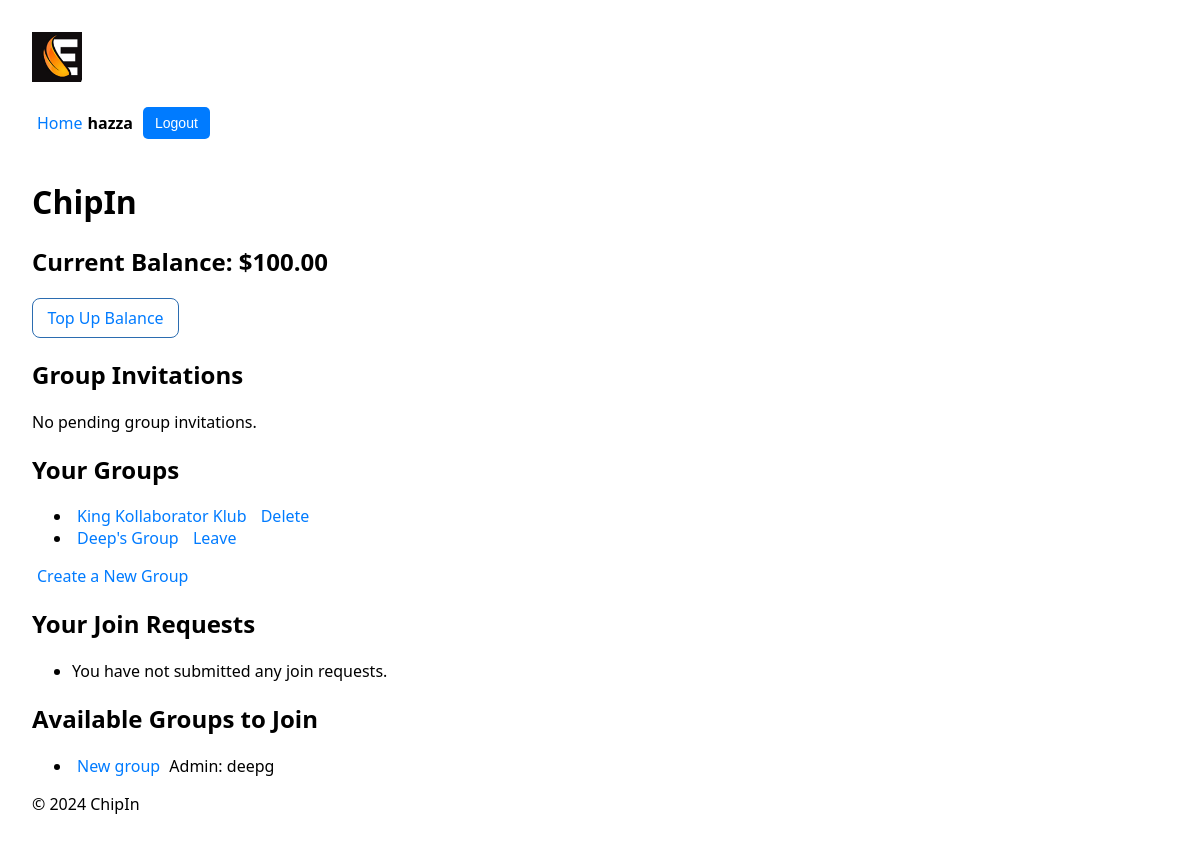
/chipin/ (signed in), run on the app's committed database.
### users/models.py (models this page shows, shortened)
class Profile(models.Model):
    user = models.OneToOneField(User, on_delete=models.CASCADE, related_name="profile")
    nickname = models.CharField(max_length=30, unique=True)
    max_spend = models.DecimalField(max_digits=10, decimal_places=2, default=100.00)  # Max spend for each event
    balance = models.DecimalField(max_digits=10, decimal_places=2, default=100.00)  # User's current balance

### chipin/models.py (models this page shows, shortened)
class Group(models.Model):
    name = models.CharField(max_length=100)
    admin = models.ForeignKey(User, related_name='admin_groups', on_delete=models.CASCADE)
    members = models.ManyToManyField(User, related_name='group_memberships', blank=True)
    invited_users = models.ManyToManyField(User, related_name='pending_invitations', blank=True)

### chipin/views.py (the view)
# urls.py: path("", views.home, name="home"),
@login_required
def home(request):
    user = request.user
    pending_invitations = user.pending_invitations.all()  # Get pending group invitations for the current user
    user_groups = user.group_memberships.all()  # Get groups the user is a member of
    user_join_requests = GroupJoinRequest.objects.filter(user=user)  # Get join requests sent by the user
    available_groups = Group.objects.exclude(members=user).exclude(join_requests__user=user)  # Get groups the user is not a member of and has not requested to join
    context = {
        'pending_invitations': pending_invitations,
        'user_groups': user_groups,
        'user_join_requests': user_join_requests,
        'available_groups': available_groups,
        'balance': user.profile.balance,  # Add the user's current balance
    }
    return render(request, 'chipin/home.html', context)

### chipin/context_processors.py (called while the page is built)
def user_profile(request):
    if request.user.is_authenticated:
        try:
            return {'nickname': request.user.profile.nickname}
        except Profile.DoesNotExist:
            return {'nickname': request.user.username}  # Fallback to username if no profile exists
    return {}

### chipin/templates/chipin/home.html (shortened to what this page needs)
{% extends 'chipin/base.html' %}
{% load static %}
{% block content %}
    <h1>ChipIn</h1>
    <div class="balance-section">
        <h2>Current Balance: ${{ balance }}</h2>
        <a href="{% url 'chipin:top_up_balance' %}" class="btn btn-primary">Top Up Balance</a>
    </div>
    <h2>Group Invitations</h2>
    <div class="invitation-notification">
        {% if pending_invitations %}
            <ul>
                {% for group in pending_invitations %}
                    <li>
                        You have been invited to join <strong>{{ group.name }}</strong>.
                        <a href="{% url 'chipin:accept_invite' group.id %}?user_id={{ request.user.id }}">Accept</a> |
                        <a href="{% url 'chipin:reject_invite' group.id %}" style="color: red;">Reject</a>
                    </li>
                {% empty %}
                    <li>No pending group invitations.</li>
                {% endfor %}
            </ul>
        {% else %}
            <p>No pending group invitations.</p>
        {% endif %}
    </div>
    <h2>Your Groups</h2>
    <ul>
        {% for group in user.group_memberships.all %}
        <li>
            <a href="{% url 'chipin:group_detail' group.id %}">{{ group.name }}</a>
            {% if group.admin == request.user %}
                <a href="{% url 'chipin:delete_group' group.id %}" onclick="return confirm('Are you sure you want to delete this group?');">Delete</a>
            {% else %}
                <a href="{% url 'chipin:leave_group' group.id %}" onclick="return confirm('Are you sure you want to leave this group?');">Leave</a>
            {% endif %}
        </li>
        {% empty %}
        <li>You are not a member of any group yet.</li>
        {% endfor %}
    </ul>
    <a href="{% url 'chipin:create_group' %}">Create a New Group</a>
    <h2>Your Join Requests</h2>
    <ul>
        {% for join_request in user_join_requests %}
        <li>
            You requested to join <strong>{{ join_request.group.name }}</strong> on {{ join_request.created_at }}.
            <a href="{% url 'chipin:delete_join_request' join_request.id %}" onclick="return confirm('Are you sure you want to delete this join request?');">Delete</a>
        </li>
        {% empty %}
        <li>You have not submitted any join requests.</li>
        {% endfor %}
    </ul>
    <h2>Available Groups to Join</h2>
    <ul>
        {% for group in available_groups %}
        <li>
            <a href="{% url 'chipin:group_detail' group.id %}">{{ group.name }}</a>
            <span>Admin: {{ group.admin.profile.nickname }}</span>
        </li>
        {% empty %}
        <li>No groups available to join.</li>
        {% endfor %}
    </ul>
{% endblock %}

### chipin/templates/chipin/base.html (shortened to what this page needs)
{% load static %}
<!DOCTYPE html>
<html lang="en">
<head>
    <link rel="stylesheet" href="{% static 'chipin/styles.css' %}">
</head>
<body>
    <header>
        <div class="logo">
            <img src="{% static 'chipin/logo_90.jpg' %}" alt="ChipIn Logo">
        </div>
        <div class="user-info">
            {% if request.user.is_authenticated %}
                <a href="{% url 'chipin:home' %}">Home</a> <span>{{ request.user.profile.nickname }}</span>
                <form action="{% url 'users:logout' %}" method="post">
                    <button type="submit">Logout</button>
                </form>
            {% else %}
                <a href="{% url 'users:login' %}">Login</a> <a href="{% url 'users:register' %}">Register</a>
            {% endif %}
        </div>
    </header>
    <main>
        {% block content %}
        {% endblock %}
    </main>
    <footer>
        <p>&copy; 2024 ChipIn</p>
    </footer>
</body>
</html>

### chipin/static/chipin/styles.css (style rules this page uses)
.logo img { max-height: 50px; }
.user-info { display: flex; align-items: center; font-size: 16px; }
.user-info span { margin-right: 10px; font-weight: bold; }
.user-info button { background-color: #007BFF; color: white; border: none; padding: 8px 12px; cursor: pointer; border-radius: 5px; font-size: 14px; }
button { background-color: #28a745; color: white; border: none; padding: 10px 15px; cursor: pointer; border-radius: 5px; font-size: 14px; margin-top: 20px; margin-bottom: 20px; }
a { color: #007BFF; text-decoration: none; padding: 5px }
body { font-family: system-ui, -apple-system, Segoe UI, Roboto, Arial, sans-serif; margin: 2rem; }
.btn { display: inline-block; padding: .5rem .9rem; border-radius: 8px; text-decoration: none; border: 1px solid #ccc; }
.btn-primary { border-color: #2b6cb0; }

### data on the page
Profile: balance "100.00"
Group: name "King Kollaborator Klub", shows "Delete"
Group: name "Deep's Group", shows "Leave"
Group: name "New group", admin.profile.nickname "deepg"

### other printed values
{{ request.user.profile.nickname }} "hazza"
